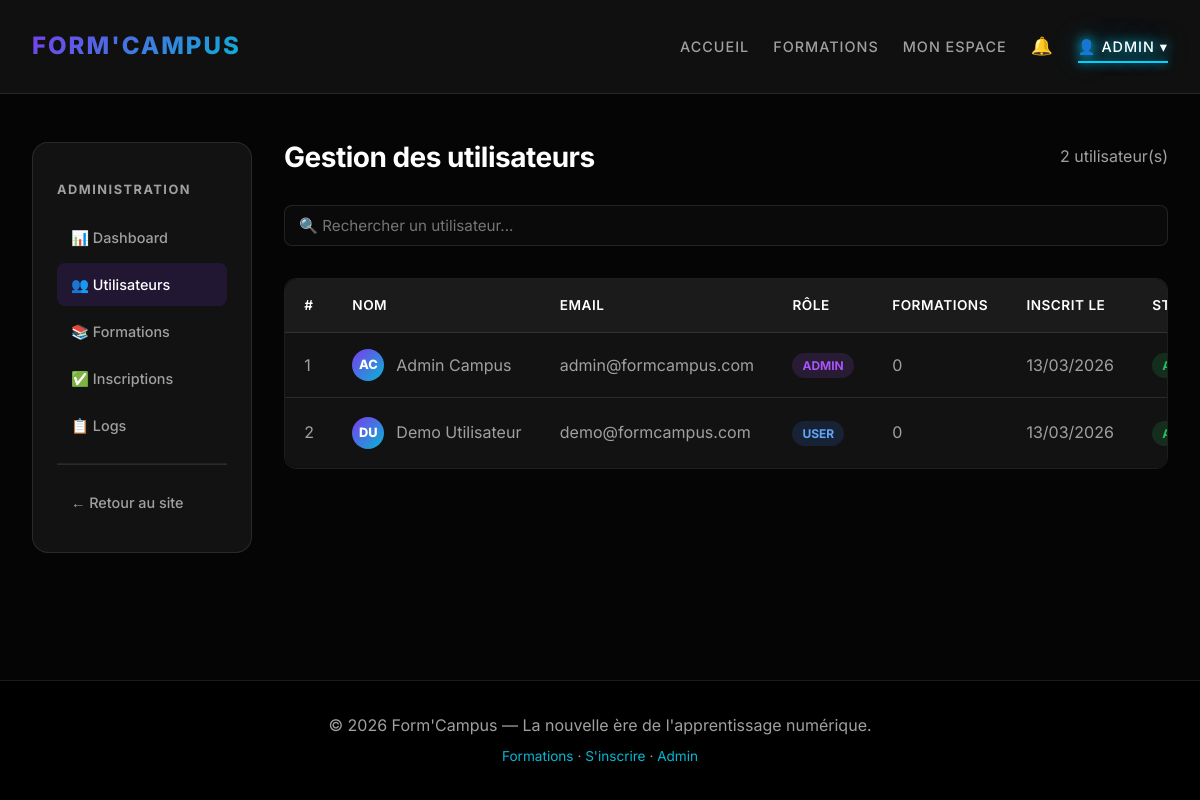
/admin_users.php (signed in), run on the app's committed database.
### tables this page shows
CREATE TABLE users (
    id         INT AUTO_INCREMENT PRIMARY KEY,
    nom        VARCHAR(100) NOT NULL,
    prenom     VARCHAR(100) NOT NULL,
    email      VARCHAR(150) NOT NULL UNIQUE,
    password   VARCHAR(255) NOT NULL,
    role       ENUM('USER','ADMIN') NOT NULL DEFAULT 'USER',
    statut     ENUM('ACTIF','SUSPENDU') NOT NULL DEFAULT 'ACTIF',
    avatar     VARCHAR(255) DEFAULT NULL,
    created_at DATETIME DEFAULT CURRENT_TIMESTAMP
);

### admin_users.php (the view, shortened to what this page needs)
<?php
require_once 'includes/db.php';
$users = $pdo->query(
    "SELECT u.*, (SELECT COUNT(*) FROM inscriptions i WHERE i.user_id=u.id) AS nb_inscriptions
     FROM users u ORDER BY u.created_at DESC"
)->fetchAll();
include 'includes/header.php';
?>
<div class="admin-layout">
    <?php include 'includes/admin_sidebar.php'; ?>
    <div class="admin-content">
        <div class="page-header">
            <h1>Gestion des utilisateurs</h1>
            <span style="color:var(--text-muted);"><?= count($users) ?> utilisateur(s)</span>
        </div>
        <div class="filter-bar">
            <input type="text" id="adminSearch" placeholder="🔍 Rechercher un utilisateur...">
        </div>
        <div class="table-wrap">
            <table>
                <thead>
                    <tr>
                        <th>#</th><th>Nom</th><th>Email</th><th>Rôle</th>
                        <th>Formations</th><th>Inscrit le</th><th>Statut</th><th>Actions</th>
                    </tr>
                </thead>
                <tbody>
                    <?php foreach ($users as $u): ?>
                    <tr>
                        <td><?= $u['id'] ?></td>
                        <td>
                            <div style="display:flex;align-items:center;gap:.75rem;">
                                <?php if (!empty($u['avatar'])): ?>
                                    <img src="uploads/<?= htmlspecialchars($u['avatar']) ?>" style="width:32px;height:32px;border-radius:50%;object-fit:cover;" alt="">
                                <?php else: ?>
                                    <div style="width:32px;height:32px;border-radius:50%;background:var(--gradient-primary);display:flex;align-items:center;justify-content:center;font-size:.8rem;font-weight:800;color:#fff;">
                                        <?= strtoupper(substr($u['prenom'],0,1).substr($u['nom'],0,1)) ?>
                                    </div>
                                <?php endif; ?>
                                <span><?= htmlspecialchars($u['prenom'].' '.$u['nom']) ?></span>
                            </div>
                        </td>
                        <td><?= htmlspecialchars($u['email']) ?></td>
                        <td><span class="status-badge <?= $u['role']==='ADMIN'?'role-admin':'role-user' ?>"><?= $u['role'] ?></span></td>
                        <td><?= $u['nb_inscriptions'] ?></td>
                        <td><?= date('d/m/Y', strtotime($u['created_at'])) ?></td>
                        <td>
                            <span class="status-badge <?= $u['statut']==='ACTIF'?'status-actif':'status-suspendu' ?>">
                            </span>
                        </td>
                    </tr>
                    <?php endforeach; ?>
                </tbody>
            </table>
        </div>
    </div>
</div>
<?php include 'includes/footer.php'; ?>

### css/style.css (style rules this page uses)
:root { --bg-color: #050505; --card-bg: #121212; --card-hover: #1a1a1a; --text-color: #e0e0e0; --text-muted: #a0a0a0; --primary-color: #7c3aed; --accent-color: #06b6d4; --success-color: #22c55e; --error-color: #ef4444; --gradient-primary: linear-gradient(135deg, #7c3aed 0%, #06b6d4 100%); --gradient-glow: linear-gradient(135deg, rgba(124,58,237,.5) 0%, rgba(6,182,212,.5) 100%); --border-color: rgba(255,255,255,.1); --font-family: 'Inter', 'Segoe UI', Roboto, Helvetica, Arial, sans-serif; --shadow-glow: 0 0 20px rgba(124,58,237,.3); }
*, *::before, *::after { box-sizing: border-box; }
body { background-color: var(--bg-color); color: var(--text-color); font-family: var(--font-family); margin: 0; padding: 0; line-height: 1.6; min-height: 100vh; display: flex; flex-direction: column; }
h1, h2, h3 { color: #fff; font-weight: 700; letter-spacing: -.5px; }
h1 { font-size: 3.5rem; margin-bottom: 1rem; line-height: 1.1; }
input, textarea, select { background: #0a0a0a; border: 1px solid var(--border-color); color: #fff; padding: 12px 14px; border-radius: 8px; width: 100%; font-family: inherit; font-size: .95rem; transition: border-color .2s, box-shadow .2s; }
.table-wrap { overflow-x: auto; border-radius: 12px; border: 1px solid var(--border-color); }
table { width: 100%; background: var(--card-bg); border-spacing: 0; border-radius: 12px; overflow: hidden; }
th, td { padding: 1rem 1.2rem; text-align: left; border-bottom: 1px solid var(--border-color); white-space: nowrap; }
th { background: rgba(255,255,255,.04); color: #fff; font-weight: 600; font-size: .85rem; text-transform: uppercase; letter-spacing: .5px; }
td { color: var(--text-muted); }
tr:last-child td { border-bottom: none; }
.status-badge { display: inline-block; padding: 3px 10px; border-radius: 20px; font-size: .75rem; font-weight: 700; text-transform: uppercase; }
.status-actif { background: rgba(34,197,94,.15); color: #22c55e; }
.role-admin { background: rgba(168,85,247,.15); color: #a855f7; }
.role-user { background: rgba(59,130,246,.15); color: #60a5fa; }
.admin-layout { display: grid; grid-template-columns: 220px 1fr; gap: 2rem; margin-top: 0; }
.admin-content { min-width: 0; }
.page-header { display: flex; align-items: center; justify-content: space-between; margin-bottom: 2rem; flex-wrap: wrap; gap: 1rem; }
.page-header h1 { margin: 0; font-size: 1.75rem; }
.filter-bar { display: flex; gap: 1rem; flex-wrap: wrap; margin-bottom: 2rem; }
.filter-bar input, .filter-bar select { width: auto; flex: 1; min-width: 160px; padding: 10px 14px; }

### data on the page
users: id "1", substr($u['prenom'],0,1).substr($u['nom'],0,1) "AC", prenom+nom "Admin Campus", email "admin@formcampus.com", role "ADMIN", nb_inscriptions "0", created_at "13/03/2026"
users: id "2", substr($u['prenom'],0,1).substr($u['nom'],0,1) "DU", prenom+nom "Demo Utilisateur", email "demo@formcampus.com", role "USER", nb_inscriptions "0", created_at "13/03/2026"

### other printed values
$_SESSION['user_prenom'] "ADMIN"
count($users) "2"
